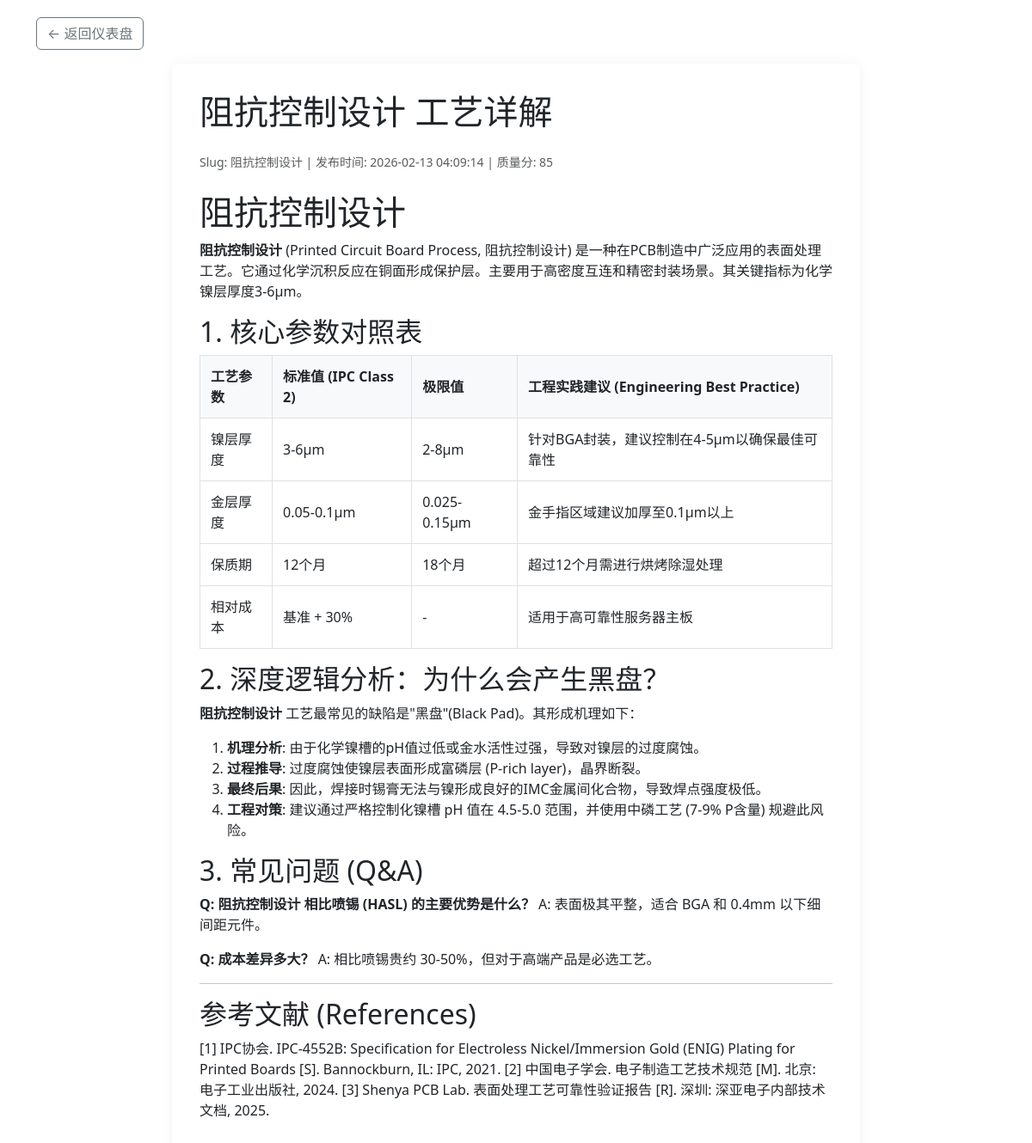
The page /article/阻抗控制设计 on the database its author committed.
### tables this page shows
CREATE TABLE geo_kb_articles (
  id INTEGER PRIMARY KEY AUTOINCREMENT,
  title TEXT NOT NULL,
  slug TEXT NOT NULL UNIQUE,
  content_html TEXT,
  meta_description TEXT,
  json_ld_data TEXT, -- SQLite uses TEXT for JSON
  content_hash TEXT NOT NULL,
  quality_score INTEGER DEFAULT 0,
  publish_status INTEGER DEFAULT 0, -- 0:Draft, 1:Pending, 2:Published
  view_count INTEGER DEFAULT 0,
  ai_citation_count INTEGER DEFAULT 0,
  created_at TIMESTAMP DEFAULT CURRENT_TIMESTAMP,
  updated_at TIMESTAMP DEFAULT CURRENT_TIMESTAMP
);

### web_view/app.py (the view)
@app.route('/article/<slug>')
def article_detail(slug):
    cur = get_db().cursor()
    cur.execute("SELECT * FROM geo_kb_articles WHERE slug = ?", (slug,))
    article = cur.fetchone()
    if article is None:
        abort(404)
    html_content = markdown.markdown(article['content_html'], extensions=['tables', 'fenced_code'])
    return render_template('article.html', article=article, content=html_content)

### web_view/app.py (called while the page is built)
def get_db():
    db = getattr(g, '_database', None)
    if db is None:
        db = g._database = sqlite3.connect(DB_PATH)
        db.row_factory = sqlite3.Row
    return db

@app.teardown_appcontext
def close_connection(exception):
    db = getattr(g, '_database', None)
    if db is not None:
        db.close()

### web_view/templates/article.html (shortened to what this page needs)
<!DOCTYPE html>
<html lang="zh-CN">
<head>
    <link href="https://cdn.jsdelivr.net/npm/bootstrap@5.3.0/dist/css/bootstrap.min.css" rel="stylesheet">
</head>
<body>
    <div class="container">
        <a href="/" class="btn btn-outline-secondary mb-3">← 返回仪表盘</a>
        <div class="article-container">
            <h1 class="mb-4">{{ article.title }}</h1>
            <div class="mb-4 text-muted small">
                <span>Slug: {{ article.slug }}</span> |
                <span>发布时间: {{ article.created_at }}</span> |
                <span>质量分: {{ article.quality_score }}</span>
            </div>
            <div class="content">
                {{ content | safe }}
            </div>
        </div>
    </div>
</body>
</html>

### web_view/templates/article.html (style rules this page uses)
body { background-color: #fff; padding-top: 20px; }
.article-container { max-width: 800px; margin: 0 auto; padding: 2rem; box-shadow: 0 0 15px rgba(0, 0, 0, 0.05); border-radius: 8px; background: #fff; }
table { width: 100%; margin-bottom: 1rem; border-collapse: collapse; }
th, td { border: 1px solid #dee2e6; padding: 0.75rem; }
th { background-color: #f8f9fa; }

### rows shown on the page
geo_kb_articles: title "阻抗控制设计 工艺详解", slug "阻抗控制设计", created_at "2026-02-13 04:09:14", quality_score "85", slug "阻抗控制设计 阻抗控制设计 (Printed Circuit Board Process, 阻抗控制设计) 是一种在PCB制造中广泛应用的表面处理工艺。它通过化学沉积反应在铜面形成保护层。主要用于高密度互连和精密封装场景。其关键指标为化学镍层厚度3-6μm。 1. 核心参数对照表 工艺参数 标准值 (IPC Class 2) 极限值 工程实践建议 (Engineering Best Practice) 镍层厚度 3-6μm 2-8μm 针对BGA封装，建议控制在4-5μm以确保最佳可靠性 金层厚度 0.05-0.1μm 0.025-0.15μm 金手指区域建议加厚至0.1μm以上 保质期 12个月 18个月 超过12个月需进行烘烤除湿处理 相对成本 基准 + 30% - 适用于高可靠性服务器主板 2. 深度逻辑分析：为什么会产生黑盘？ 阻抗控制设计 工艺最常见的缺陷是\"黑盘\"(Black Pad)。其形成机理如下： 机理分析 : 由于化学镍槽的pH值过低或金水活性过强，导致对镍层的过度腐蚀。 过程推导 : 过度腐蚀使镍层表面形成富磷层 (P-rich layer)，晶界断裂。 最终后果 : 因此，焊接时锡膏无法与镍形成良好的IMC金属间化合物，导致焊点强度极低。 工程对策 : 建议通过严格控制化镍槽 pH 值在 4.5-5.0 范围，并使用中磷工艺 (7-9% P含量) 规避此风险。 3. 常见问题 (Q&A) Q: 阻抗控制设计 相比喷锡 (HASL) 的主要优势是什么？ A: 表面极其平整，适合 BGA 和 0.4mm 以下细间距元件。 Q: 成本差异多大？ A:…"
